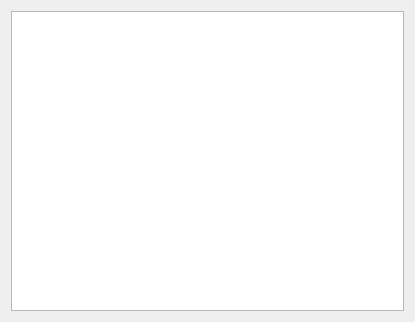
<?xml version="1.0" encoding="UTF-8"?>
<ui version="4.0">
 <class>Widget</class>
 <widget class="QWidget" name="Widget">
  <property name="geometry">
   <rect>
    <x>0</x>
    <y>0</y>
    <width>415</width>
    <height>322</height>
   </rect>
  </property>
  <property name="windowTitle">
   <string>Widget</string>
  </property>
  <layout class="QVBoxLayout" name="verticalLayout">
   <item>
    <widget class="QTreeView" name="treeView"/>
   </item>
  </layout>
 </widget>
 <resources/>
 <connections/>
</ui>
